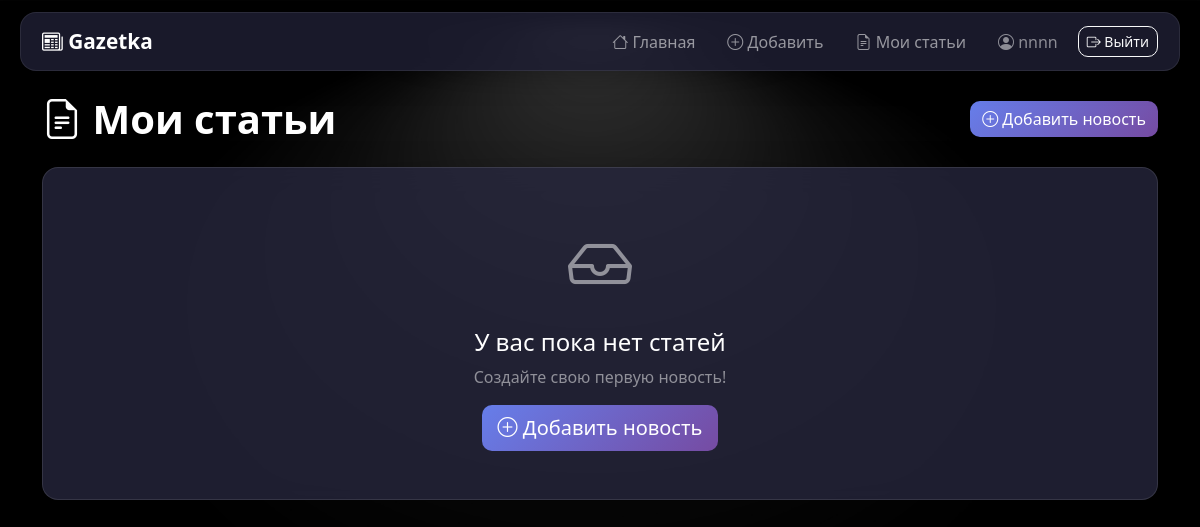
The app's page /dashboard (signed in), older data.
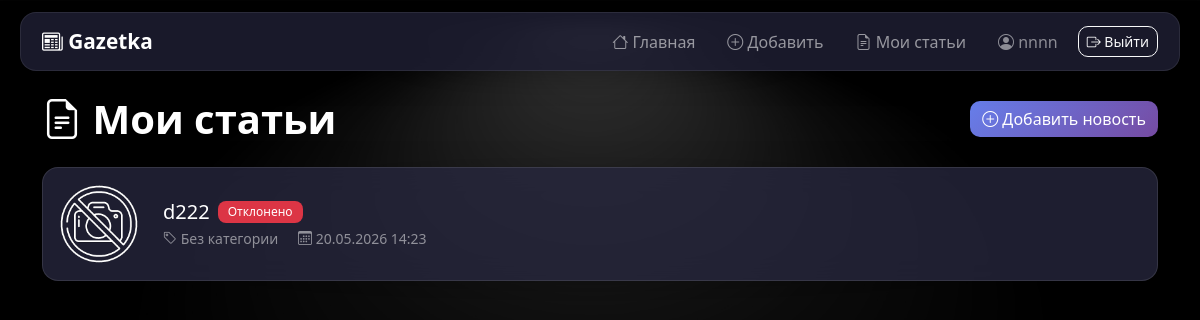
The same page, newer data.
### data/users.py (models this page shows, shortened)
class User(SqlAlchemyBase, UserMixin, SerializerMixin):
    __tablename__ = 'users'
    id = sqlalchemy.Column(sqlalchemy.Integer,
                           primary_key=True, autoincrement=True)
    username = sqlalchemy.Column(sqlalchemy.String, nullable=False)
    email = sqlalchemy.Column(sqlalchemy.String, nullable=False)
    hashed_password = sqlalchemy.Column(sqlalchemy.String, nullable=False)
    level = sqlalchemy.Column(sqlalchemy.String, nullable=False)
    is_banned = sqlalchemy.Column(sqlalchemy.Boolean, nullable=False)
    created_at = sqlalchemy.Column(sqlalchemy.DateTime)
    news = orm.relationship("News", back_populates="author")
    moderator = orm.relationship("ModerationLogs", back_populates="moderator")

### data/news.py (models this page shows, shortened)
class News(SqlAlchemyBase, UserMixin, SerializerMixin):
    __tablename__ = 'news'
    id = sqlalchemy.Column(sqlalchemy.Integer,
                           primary_key=True, autoincrement=True)
    title = sqlalchemy.Column(sqlalchemy.String, nullable=False)
    content = sqlalchemy.Column(sqlalchemy.String, nullable=False)
    author_id = sqlalchemy.Column(sqlalchemy.Integer, sqlalchemy.ForeignKey('users.id'))
    category_id = sqlalchemy.Column(sqlalchemy.Integer, sqlalchemy.ForeignKey('categories.id'), nullable=False)
    status = sqlalchemy.Column(sqlalchemy.String, nullable=False)
    moderation_comment = sqlalchemy.Column(sqlalchemy.String)
    created_at = sqlalchemy.Column(sqlalchemy.TIMESTAMP)
    published_at = sqlalchemy.Column(sqlalchemy.TIMESTAMP)
    image_filename = sqlalchemy.Column(sqlalchemy.String)
    author = orm.relationship('User', back_populates='news')
    category = orm.relationship('Categories', back_populates='news')
    moderation_logs = orm.relationship('ModerationLogs', back_populates='news')

### main.py (the view)
@app.route('/dashboard')
@login_required
def dashboard():
    db_sess = db_session.create_session()
    try:
        news_list = db_sess.query(News).filter(News.author_id == current_user.id).all()
        for news in news_list:
            category = db_sess.query(Categories).filter(Categories.id == news.category_id).first()
            news.category_name = category.name if category else 'Без категории'
        status_badges = {
            'Черновик': 'bg-secondary',
            'На проверке': 'bg-warning',
            'Опубликовано': 'bg-success',
            'Отклонено': 'bg-danger'
        }
        return render_template('dashboard.html',
                               news_list=news_list,
                               status_badges=status_badges,
                               current_user=current_user)
    finally:
        db_sess.close()

### data/db_session.py (called while the page is built)
def create_session() -> Session:
    global __factory
    return __factory()

### main.py (called while the page is built)
@login_manager.user_loader
def load_user(user_id):
    db_sess = db_session.create_session()
    try:
        return db_sess.get(User, user_id)
    finally:
        db_sess.close()

### templates/dashboard.html (shortened to what this page needs)
{% extends "base.html" %}
{% block content %}
<div class="d-flex justify-content-between align-items-center mb-4">
    <h1 class="text-white fw-bold mb-0">
        <i class="bi bi-file-earmark-text"></i> Мои статьи
    </h1>
    <a href="{{ url_for('add_news') }}" class="btn btn-primary">
        <i class="bi bi-plus-circle"></i> Добавить новость
    </a>
</div>
{% if news_list %}
    <div class="row g-3">
        {% for article in news_list %}
            <div class="col-12">
                <div class="glass-card p-3">
                    <div class="row align-items-center">
                        <div class="col-auto">
                            {% if article.image_filename and article.image_filename.strip() %}
                                <img src="{{ url_for('static', filename=article.image_filename) }}"
                                     class="rounded" alt="{{ article.title }}"
                                     style="width: 80px; height: 80px; object-fit: cover;">
                            {% endif %}
                        </div>
                        <div class="col">
                            <div class="d-flex align-items-center gap-2 mb-1 flex-wrap">
                                <h5 class="text-white mb-0">
                                    <a href="{{ url_for('view_news', id=article.id) }}" class="text-white text-decoration-none">
                                        {{ article.title }}
                                    </a>
                                </h5>
                                <span class="badge
                                    {% if article.status == 'Черновик' %}bg-secondary
                                    {% elif article.status == 'На проверке' %}bg-warning
                                    {% elif article.status == 'Опубликовано' %}bg-success
                                    {% elif article.status == 'Отклонено' %}bg-danger
                                    {% else %}bg-info{% endif %}">
                                    {{ article.status }}
                                </span>
                            </div>
                            <div class="text-white-50 small">
                                <span class="me-3">
                                    <i class="bi bi-tag"></i> {{ article.category_name }}
                                </span>
                                <span>
                                    <i class="bi bi-calendar3"></i>
                                    {% if article.created_at %}
                                        {{ article.created_at.strftime('%d.%m.%Y %H:%M') }}
                                    {% else %}
                                        Дата не указана
                                    {% endif %}
                                </span>
                            </div>
                        </div>
                    </div>
                </div>
            </div>
        {% endfor %}
    </div>
{% else %}
    <div class="glass-card p-5 text-center">
        <i class="bi bi-inbox text-white-50" style="font-size: 4rem;"></i>
        <h4 class="text-white mt-3">У вас пока нет статей</h4>
        <p class="text-white-50">Создайте свою первую новость!</p>
        <a href="{{ url_for('add_news') }}" class="btn btn-primary btn-lg">
            <i class="bi bi-plus-circle"></i> Добавить новость
        </a>
    </div>
{% endif %}
{% endblock %}

### templates/base.html (shortened to what this page needs)
<!DOCTYPE html>
<html lang="ru">
<head>
    <link href="https://cdn.jsdelivr.net/npm/bootstrap@5.3.0/dist/css/bootstrap.min.css" rel="stylesheet">
    <link href="https://cdn.jsdelivr.net/npm/bootstrap-icons@1.11.0/font/bootstrap-icons.css" rel="stylesheet">
    <link rel="stylesheet" href="{{ url_for('static', filename='styles/style.css') }}">
</head>
<body>
<nav class="navbar navbar-expand-lg navbar-dark">
    <div class="container">
        <a class="navbar-brand fw-bold" href="{{ url_for('index') }}">
            <i class="bi bi-newspaper"></i> Gazetka
        </a>
        <div class="collapse navbar-collapse" id="navbarNav">
            <ul class="navbar-nav ms-auto align-items-center gap-2">
                <li class="nav-item">
                    <a class="nav-link" href="{{ url_for('index') }}">
                        <i class="bi bi-house"></i> Главная
                    </a>
                </li>
                {% if current_user.is_authenticated %}
                {% if current_user.is_banned == 0 %}
                <li class="nav-item">
                    <a class="nav-link" href="{{ url_for('add_news') }}">
                        <i class="bi bi-plus-circle"></i> Добавить
                    </a>
                </li>
                <li class="nav-item">
                    <a class="nav-link" href="{{ url_for('dashboard') }}">
                        <i class="bi bi-file-earmark-text"></i> Мои статьи
                    </a>
                </li>
                {% else %}
                <li class="nav-item">
                    <span class="badge bg-danger">Аккаунт заблокирован</span>
                </li>
                {% endif %}
                <li class="nav-item">
            <span class="nav-link text-white-50">
                <i class="bi bi-person-circle"></i> {{ current_user.username }}
            </span>
                </li>
                <li class="nav-item">
                    <a class="btn btn-outline-light btn-sm" href="{{ url_for('logout') }}">
                        <i class="bi bi-box-arrow-right"></i> Выйти
                    </a>
                </li>
                {% endif %}
            </ul>
        </div>
    </div>
</nav>
<div class="container mt-4 pb-5">
    {% block content %}{% endblock %}
</div>
</body>
</html>

### static/styles/style.css (style rules this page uses)
body { background-image: url('/static/images/background.jpg'); background-size: cover; background-position: center; background-attachment: fixed; background-repeat: no-repeat; margin: 0; padding: 0; font-family: 'Segoe UI', Tahoma, Geneva, Verdana, sans-serif; min-height: 100vh; color: #fff; }
body::before { content: ''; position: fixed; top: 0; left: 0; width: 100%; height: 100%; background: rgba(0, 0, 0, 0.6); z-index: -1; }
.navbar { background: rgba(30, 30, 50, 0.85) !important; backdrop-filter: blur(12px); -webkit-backdrop-filter: blur(12px); border-radius: 16px !important; margin: 12px 20px !important; border: 1px solid rgba(255, 255, 255, 0.08); box-shadow: 0 4px 30px rgba(0, 0, 0, 0.3); z-index: 1050; }
.navbar-brand { font-size: 1.3rem; }
.nav-link { transition: color 0.2s ease, background 0.2s ease; border-radius: 8px; padding: 6px 12px !important; }
.glass-card { background: rgba(40, 40, 65, 0.75); backdrop-filter: blur(14px); -webkit-backdrop-filter: blur(14px); border-radius: 16px; border: 1px solid rgba(255, 255, 255, 0.1); box-shadow: 0 8px 32px rgba(0, 0, 0, 0.25); }
.container { background: transparent; }
.btn { border-radius: 10px; font-weight: 500; transition: transform 0.15s ease, box-shadow 0.15s ease; }
.btn-primary { background: linear-gradient(135deg, #667eea 0%, #764ba2 100%); border: none; }
.badge { font-weight: 500; padding: 5px 10px; border-radius: 8px; }

Row changes from the older to the newer data that the page shows:
added News: image_filename (placeholder picture), title "d222", status "Отклонено", category_name "Без категории", created_at "20.05.2026 14:23"
Text that changed along with them:
text no longer shown: "У вас пока нет статей Создайте свою первую новость! Добавить новость"
